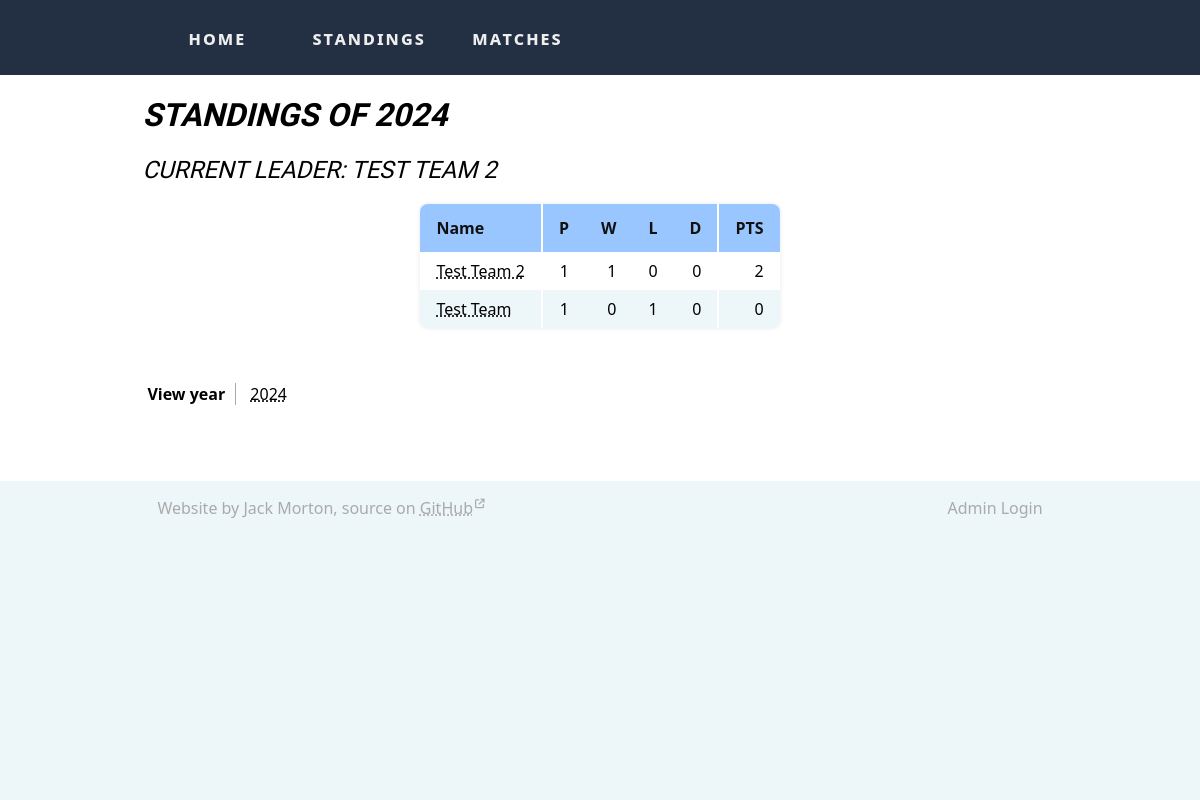
Screenshot of /teams/ with the database file from the repository.
### server/models.py (models this page shows)
class Team(db.Model):
    __tablename__ = "teams"
    id:   Mapped[int] = mapped_column(primary_key=True, nullable=False)
    name: Mapped[str] = mapped_column(nullable=False)
    year: Mapped[int] = mapped_column(nullable=False)
    matches1: Mapped[list["Match"]] = relationship(foreign_keys="Match.team1_id", back_populates="team1", lazy="dynamic")
    """Matches in which this was the first team"""
    matches2: Mapped[list["Match"]] = relationship(foreign_keys="Match.team2_id", back_populates="team2", lazy="dynamic")
    """Matches in which this was the second team"""
    players: Mapped[list["Player"]] = relationship(foreign_keys="Player.team_id", back_populates="team", lazy="dynamic")
    """Members of this team"""

### server/routes.py (the view)
@app.route('/teams/')
def route_teams():
    years = sorted(db.session.execute(db.select(Team.year).distinct()).scalars().all())
    if not years: years.append(datetime.now().year)
    year: int = request.args.get('year', default=years[-1], type=int)
    teams = db.session.scalars(
        db
        .select(Team)
        .where(Team.year == year)
        .order_by(Team.id)
    ).all()
    matches1 = [team.matches1.where(Match.score1 != None).all() for team in teams]
    matches2 = [team.matches2.where(Match.score2 != None).all() for team in teams]
    played = [len(m1) + len(m2) for m1, m2 in zip(matches1, matches2)]
    wins = [
        len([m for m in m1 if m.score1 > m.score2])
        + len([m for m in m2 if m.score2 > m.score1])
        for m1, m2 in zip(matches1, matches2)
    ]
    losses = [
        len([m for m in m1 if m.score1 < m.score2])
        + len([m for m in m2 if m.score2 < m.score1])
        for m1, m2 in zip(matches1, matches2)
    ]
    draws = [p - w - l for p, w, l in zip(played, wins, losses)]
    points = [2 * w + d for w, d in zip(wins, draws)]
    teams_df = pd.DataFrame(dict(
        id          = [t.id for t in teams],
        name        = [t.name for t in teams],
        match_count = played,
        points      = points,
        wins        = wins,
        draws       = draws,
        losses      = losses,
    )).sort_values('points', ascending=False)
    return render_template(
        'teams/index.html',
        title = f'Standings of {year}',
        teams = teams_df,
        year  = year,
        years = years,
    )

### server/templates/teams/index.html (shortened to what this page needs)
{% extends "base.html" %}
{% block content %}
{% if teams.size > 0 %}
    <section>
        {% with winning=teams[teams['points'] == teams.iloc[0]['points']] %}
            <h2>Current Leader{{ 's' if winning.shape[0] > 1 else '' }}: {{ ', '.join(winning['name']) }}</h2>
        {% endwith %}
        {% include 'partials/team_table.html' %}
    </section>
{% endif %}
<section>
    <ul class="page-nav">
        <li class="title">View year</li>
        {% for year in years %}
            <li><a class="highlight" href="/teams?year={{ year }}">{{ year }}</a></td>
        {% endfor %}
    </ul>
</section>
{% endblock %}

### server/templates/partials/team_table.html (shortened to what this page needs)
<figure>
    <table>
        <tr>
            <th scope="column" class="left">Name</th>
            <td class="colgap"></td>
            <th scope="column" class="right" title="Played">P</th>
            <th scope="column" class="right" title="Wins">W</th>
            <th scope="column" class="right" title="Losses">L</th>
            <th scope="column" class="right" title="Draws">D</th>
            <td class="colgap"></td>
            <th scope="column" class="right" title="Points">PTS</th>
        </tr>
        {% for _, row in teams.iterrows() %}
            <tr>
                <td class="left"><a class="highlight" href="/teams/{{ row['id'] }}">{{ row['name'] }}</a></td>
    	        <td class="colgap"></td>
                <td class="right">{{ row['match_count'] or 0 }}</td>
                <td class="right">{{ row['wins'] }}</td>
                <td class="right">{{ row['losses'] }}</td>
                <td class="right">{{ row['draws'] }}</td>
                <td class="colgap"></td>
                <td class="right">{{ row['points'] or 0 }}</td>
            </tr>
        {% endfor %}
    </table>
</figure>

### server/static/styles/style.css (style rules this page uses)
:root { --nav-height: 75px; --mobile-nav-size: 50px; --min-page-width: 400px; --max-page-width: 100ch; --corner-radius: 8px; --content-padding: 15px; --font-color-dark: #222; --divider-color: #aaa; --divider-color-dark: #666; --color-text-dark: #111; --color-text-light: #eee; --color-accent-dark: #233044; --color-accent-light: #99c6ff; --color-mid: #aaaaaa; --color-dim: #edf6f9; --shadow: 0 0 4px 0 rgba(0, 0, 0, 0.1); }
body, html { margin: 0; padding: 0; }
body { min-height: 100vh; display: flex; flex-direction: column; }
* { font-family: system-ui, -apple-system, BlinkMacSystemFont, 'Segoe UI', Roboto, Oxygen, Ubuntu, Cantarell, 'Open Sans', 'Helvetica Neue', sans-serif; }
a { text-decoration: none; color: var(--color-text-dark); }
a.highlight { color: unset; text-decoration: underline; text-decoration-style: dotted; }
h2 { text-transform: uppercase; font-family: "Freeman", sans-serif; font-weight: 500; font-style: italic; }
body { min-width: var(--min-page-width); }
ul.page-nav { margin-top: 50px; padding: 5px; }
ul.page-nav > li { display: inline; padding: 0 10px 0 0; }
ul.page-nav > li.title { font-weight: 600; padding-right: 10px; margin-right: 10px; border-right: 1px solid var(--color-mid); }
figure { text-align: center; }
figure > * { margin-left: auto; margin-right: auto; }
table { border-radius: var(--corner-radius); border-spacing: 0; overflow: hidden; padding: 0; min-width: 200px; box-shadow: var(--shadow); }
tr:nth-of-type(odd) { background-color: var(--color-dim); }
td.left, th.left { text-align: left; }
td.right, th.right { text-align: right; }
td, th { padding: 0.5em 1em; }
th { background-color: var(--color-accent-light); color: var(--color-text-dark); }
th[scope="column"] { height: 2em; }
th.colgap, td.colgap { padding: 0; width: 2px; background-color: white; }

### rows the page displays
Team: name "TEST TEAM 2", name "Test Team 2"
Team: name "Test Team"

### other values shown
{{ title }} "STANDINGS OF 2024"
{{ row['match_count'] or 0 }} "1" "1"
{{ row['wins'] }} "1" "0"
{{ row['losses'] }} "0" "1"
{{ row['draws'] }} "0" "0"
{{ row['points'] or 0 }} "2" "0"
{{ year }} "2024"
